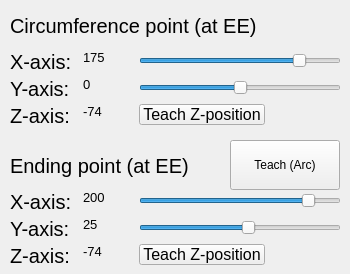
          <widget class="QWidget" name="ArcTab">
            <attribute name="title">
              <string>Arc</string>
            </attribute>

            <!-- Drawing BUTTON teach Arc -->
            <widget class="QPushButton" name="DrawingButtonTeachArc">
              <property name="geometry">
                <rect>
                  <x>230</x>
                  <y>140</y>
                  <width>110</width>
                  <height>50</height>
                </rect>
              </property>
              <property name="text">
                <string>Teach (Arc)</string>
              </property>
            </widget>

            <widget class="QLabel" name="DrawingText">
              <property name="geometry">
                <rect>
                  <x>10</x>
                  <y>0</y>
                  <width>301</width>
                  <height>51</height>
                </rect>
              </property>
              <property name="font">
                <font>
                  <pointsize>15</pointsize>
                </font>
              </property>
              <property name="text">
                <string>Circumference point (at EE)</string>
              </property>
            </widget>

            <!-- Add layout widget to window -->
            <widget class="QWidget" name="layoutWidget">
              <property name="geometry">
                <rect>
                  <x>10</x>
                  <y>50</y>
                  <width>331</width>
                  <height>75</height>
                </rect>
              </property>
              <layout class="QGridLayout" name="DrawXYLayout">

              <!-- Draw X-coordinate LABEL -->
              <item row="0" column="0">
                <widget class="QLabel" name="DrawXCoordinateLabelCircumference">
                  <property name="font">
                    <font>
                      <pointsize>15</pointsize>
                    </font>
                  </property>
                  <property name="text">
                    <string>X-axis: </string>
                  </property>
                  <property name="alignment">
                    <set>Qt::AlignLeft</set>
                  </property>
                </widget>
              </item>

              <!-- Draw Y-coordinate LABEL -->
              <item row="1" column="0">
                <widget class="QLabel" name="DrawYCoordinateLabelCircumference">
                  <property name="font">
                    <font>
                      <pointsize>15</pointsize>
                    </font>
                  </property>
                  <property name="text">
                    <string>Y-axis: </string>
                  </property>
                  <property name="alignment">
                    <set>Qt::AlignLeft</set>
                  </property>
                </widget>
              </item>

              <!-- Draw X-coordinate SLIDER -->
              <item row="0" column="2">
                <widget class="QSlider" name="DrawXCoordinateSliderCircumference">
                  <property name="minimum">
                    <number>-275</number>
                  </property>
                  <property name="maximum">
                    <number>275</number>
                  </property>
                  <property name="pageStep">
                    <number>0</number>
                  </property>
                  <property name="value">
                    <number>175</number>
                  </property>
                  <property name="orientation">
                    <enum>Qt::Horizontal</enum>
                  </property>
                </widget>
              </item>

              <!-- Draw Y-coordinate SLIDER -->
              <item row="1" column="2">
                <widget class="QSlider" name="DrawYCoordinateSliderCircumference">
                  <property name="minimum">
                    <number>-275</number>
                  </property>
                  <property name="maximum">
                    <number>275</number>
                  </property>
                  <property name="pageStep">
                    <number>0</number>
                  </property>
                  <property name="value">
                    <number>0</number>
                  </property>
                  <property name="orientation">
                    <enum>Qt::Horizontal</enum>
                  </property>
                </widget>
              </item>

              <!-- Draw X-coordinate axis -->
              <item row="0" column="1">
                <widget class="QLabel" name="DrawXCoordinateAxisCircumference">
                  <property name="minimumSize">
                    <size>
                      <width>50</width>
                      <height>0</height>
                    </size>
                  </property>
                  <property name="font">
                    <font>
                      <pointsize>10</pointsize>
                    </font>
                  </property>
                  <property name="text">
                    <string>175</string>
                  </property>
                  <property name="alignment">
                    <set>Qt::AlignLeft</set>
                    <!-- <set>Qt::AlignRight|Qt::AlignTrailing|Qt::AlignVCenter</set> -->
                  </property>
                </widget>
              </item>

              <!-- Draw Y-coordinate axis -->
              <item row="1" column="1">
                <widget class="QLabel" name="DrawYCoordinateAxisCircumference">
                  <property name="minimumSize">
                    <size>
                      <width>50</width>
                      <height>0</height>
                    </size>
                  </property>
                  <property name="font">
                    <font>
                      <pointsize>10</pointsize>
                    </font>
                  </property>
                  <property name="text">
                    <string>0</string>
                  </property>
                  <property name="alignment">
                    <set>Qt::AlignLeft</set>
                  </property>
                </widget>
              </item>

              <!-- Draw Z-coordinate LABEL -->
              <item row="2" column="0">
                <widget class="QLabel" name="DrawZCoordinateLabelCircumference">
                  <property name="font">
                    <font>
                      <pointsize>15</pointsize>
                    </font>
                  </property>
                  <property name="text">
                    <string>Z-axis: </string>
                  </property>
                  <property name="alignment">
                    <set>Qt::AlignLeft</set>
                  </property>
                </widget>
              </item>

              <!-- Draw Z-coordinate axis -->
              <item row="2" column="1">
                <widget class="QLabel" name="DrawZCoordinateAxisCircumference">
                  <property name="minimumSize">
                    <size>
                      <width>50</width>
                      <height>0</height>
                    </size>
                  </property>
                  <property name="font">
                    <font>
                      <pointsize>10</pointsize>
                    </font>
                  </property>
                  <property name="text">
                    <string>-74</string>
                  </property>
                  <property name="alignment">
                    <set>Qt::AlignLeft</set>
                    <!-- <set>Qt::AlignRight|Qt::AlignTrailing|Qt::AlignVCenter</set> -->
                  </property>
                </widget>
              </item>

              <!-- Draw Z-coordinate teach BUTTON -->
              <item row="2" column="2">
                <widget class="QPushButton" name="DrawTeachZCoordinateButtonCircumference">
                  <property name="sizePolicy">
                    <sizepolicy hsizetype="Fixed" vsizetype="Fixed">
                      <horstretch>0</horstretch>
                      <verstretch>0</verstretch>
                    </sizepolicy>
                  </property>
                  <property name="minimumSize">
                    <size>
                      <width>0</width>
                      <height>20</height>
                    </size>
                  </property>
                  <property name="font">
                    <font>
                      <pointsize>12</pointsize>
                    </font>
                  </property>
                  <property name="text">
                    <string>Teach Z-position</string>
                  </property>
                </widget>
              </item>

            </layout>

          </widget>

          <widget class="QLabel" name="DrawingText">
            <property name="geometry">
              <rect>
                <x>10</x>
                <y>140</y>
                <width>201</width>
                <height>51</height>
              </rect>
            </property>
            <property name="font">
              <font>
                <pointsize>15</pointsize>
              </font>
            </property>
            <property name="text">
              <string>Ending point (at EE)</string>
            </property>
          </widget>

          <!-- Add layout widget to window -->
          <widget class="QWidget" name="layoutWidget">
            <property name="geometry">
              <rect>
                <x>10</x>
                <y>190</y>
                <width>331</width>
                <height>75</height>
              </rect>
            </property>
            <layout class="QGridLayout" name="DrawXYLayout">

              <!-- Draw X-coordinate LABEL -->
              <item row="0" column="0">
                <widget class="QLabel" name="DrawXCoordinateLabelEnd">
                <property name="font">
                    <font>
                      <pointsize>15</pointsize>
                    </font>
                  </property>
                  <property name="text">
                    <string>X-axis: </string>
                  </property>
                    <property name="alignment">
                    <set>Qt::AlignLeft</set>
                  </property>
                </widget>
              </item>

              <!-- Draw Y-coordinate LABEL -->
              <item row="1" column="0">
                <widget class="QLabel" name="DrawYCoordinateLabelEnd">
                  <property name="font">
                    <font>
                      <pointsize>15</pointsize>
                    </font>
                  </property>
                  <property name="text">
                    <string>Y-axis: </string>
                  </property>
                  <property name="alignment">
                    <set>Qt::AlignLeft</set>
                  </property>
                </widget>
              </item>

                <!-- Draw X-coordinate SLIDER -->
              <item row="0" column="2">
                <widget class="QSlider" name="DrawXCoordinateSliderEnd">
                  <property name="minimum">
                    <number>-275</number>
                  </property>
                  <property name="maximum">
                    <number>275</number>
                  </property>
                  <property name="pageStep">
                    <number>0</number>
                  </property>
                  <property name="value">
                    <number>200</number>
                  </property>
                  <property name="orientation">
                    <enum>Qt::Horizontal</enum>
                  </property>
                </widget>
              </item>

              <!-- Draw Y-coordinate SLIDER -->
              <item row="1" column="2">
                <widget class="QSlider" name="DrawYCoordinateSliderEnd">
                  <property name="minimum">
                    <number>-275</number>
                  </property>
                  <property name="maximum">
                    <number>275</number>
                  </property>
                  <property name="pageStep">
                    <number>0</number>
                  </property>
                  <property name="value">
                    <number>25</number>
                  </property>
                  <property name="orientation">
                    <enum>Qt::Horizontal</enum>
                  </property>
                </widget>
              </item>

              <!-- Draw X-coordinate axis -->
              <item row="0" column="1">
                <widget class="QLabel" name="DrawXCoordinateAxisEnd">
                  <property name="minimumSize">
                    <size>
                      <width>50</width>
                      <height>0</height>
                    </size>
                  </property>
                  <property name="font">
                    <font>
                      <pointsize>10</pointsize>
                    </font>
                  </property>
                  <property name="text">
                    <string>200</string>
                  </property>
                  <property name="alignment">
                    <set>Qt::AlignLeft</set>
                    <!-- <set>Qt::AlignRight|Qt::AlignTrailing|Qt::AlignVCenter</set> -->
                  </property>
                </widget>
              </item>

              <!-- Draw Y-coordinate axis -->
              <item row="1" column="1">
                <widget class="QLabel" name="DrawYCoordinateAxisEnd">
                  <property name="minimumSize">
                    <size>
                      <width>50</width>
                      <height>0</height>
                    </size>
                  </property>
                  <property name="font">
                    <font>
                      <pointsize>10</pointsize>
                    </font>
                  </property>
                  <property name="text">
                    <string>25</string>
                  </property>
                  <property name="alignment">
                    <set>Qt::AlignLeft</set>
                  </property>
                </widget>
              </item>

              <!-- Draw Z-coordinate LABEL -->
              <item row="2" column="0">
                <widget class="QLabel" name="DrawZCoordinateLabelEnd">
                  <property name="font">
                    <font>
                      <pointsize>15</pointsize>
                    </font>
                  </property>
                  <property name="text">
                    <string>Z-axis: </string>
                  </property>
                  <property name="alignment">
                    <set>Qt::AlignLeft</set>
                  </property>
                </widget>
              </item>

              <!-- Draw Z-coordinate axis -->
              <item row="2" column="1">
                <widget class="QLabel" name="DrawZCoordinateAxisEnd">
                  <property name="minimumSize">
                    <size>
                      <width>50</width>
                      <height>0</height>
                    </size>
                  </property>
                  <property name="font">
                    <font>
                      <pointsize>10</pointsize>
                    </font>
                  </property>
                  <property name="text">
                    <string>-74</string>
                  </property>
                  <property name="alignment">
                    <set>Qt::AlignLeft</set>
                    <!-- <set>Qt::AlignRight|Qt::AlignTrailing|Qt::AlignVCenter</set> -->
                  </property>
                </widget>
              </item>

              <!-- Draw Z-coordinate teach BUTTON -->
              <item row="2" column="2">
                <widget class="QPushButton" name="DrawTeachZCoordinateButtonEnd">
                  <property name="sizePolicy">
                    <sizepolicy hsizetype="Fixed" vsizetype="Fixed">
                      <horstretch>0</horstretch>
                      <verstretch>0</verstretch>
                    </sizepolicy>
                  </property>
                  <property name="minimumSize">
                    <size>
                      <width>0</width>
                      <height>20</height>
                    </size>
                  </property>
                  <property name="font">
                    <font>
                      <pointsize>12</pointsize>
                    </font>
                  </property>
                  <property name="text">
                    <string>Teach Z-position</string>
                  </property>
                </widget>
              </item>

            </layout>

          </widget>

          </widget>
